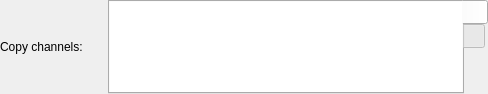
<?xml version="1.0" encoding="UTF-8"?>
<ui version="4.0">
 <class>CopyFilterGUI</class>
 <widget class="QWidget" name="CopyFilterGUI">
  <property name="geometry">
   <rect>
    <x>0</x>
    <y>0</y>
    <width>488</width>
    <height>94</height>
   </rect>
  </property>
  <property name="windowTitle">
   <string notr="true"/>
  </property>
  <layout class="QGridLayout" name="gridLayout">
   <property name="leftMargin">
    <number>0</number>
   </property>
   <property name="topMargin">
    <number>0</number>
   </property>
   <property name="rightMargin">
    <number>0</number>
   </property>
   <property name="bottomMargin">
    <number>0</number>
   </property>
   <property name="verticalSpacing">
    <number>0</number>
   </property>
   <item row="0" column="0">
    <widget class="QLabel" name="copyLabel">
     <property name="text">
      <string>Copy channels:</string>
     </property>
    </widget>
   </item>
   <item row="0" column="2">
    <widget class="QTabWidget" name="tabWidget">
     <property name="tabPosition">
      <enum>QTabWidget::East</enum>
     </property>
     <property name="currentIndex">
      <number>0</number>
     </property>
     <property name="elideMode">
      <enum>Qt::ElideRight</enum>
     </property>
     <property name="usesScrollButtons">
      <bool>false</bool>
     </property>
     <property name="documentMode">
      <bool>false</bool>
     </property>
     <widget class="QWidget" name="tab">
      <attribute name="icon">
       <iconset resource="../Editor.qrc">
        <normaloff>:/icons/applications-graphics-rotated.ico</normaloff>:/icons/applications-graphics-rotated.ico</iconset>
      </attribute>
      <attribute name="title">
       <string/>
      </attribute>
      <attribute name="toolTip">
       <string>Graph</string>
      </attribute>
      <layout class="QHBoxLayout" name="horizontalLayout">
       <property name="leftMargin">
        <number>0</number>
       </property>
       <property name="topMargin">
        <number>0</number>
       </property>
       <property name="rightMargin">
        <number>0</number>
       </property>
       <property name="bottomMargin">
        <number>0</number>
       </property>
       <item>
        <widget class="QGraphicsView" name="graphicsView">
         <property name="frameShape">
          <enum>QFrame::NoFrame</enum>
         </property>
         <property name="sizeAdjustPolicy">
          <enum>QAbstractScrollArea::AdjustToContents</enum>
         </property>
         <property name="alignment">
          <set>Qt::AlignLeading|Qt::AlignLeft|Qt::AlignVCenter</set>
         </property>
         <property name="renderHints">
          <set>QPainter::Antialiasing|QPainter::TextAntialiasing</set>
         </property>
         <property name="dragMode">
          <enum>QGraphicsView::RubberBandDrag</enum>
         </property>
        </widget>
       </item>
      </layout>
     </widget>
     <widget class="QWidget" name="tab_2">
      <attribute name="icon">
       <iconset resource="../Editor.qrc">
        <normaloff>:/icons/format-justify-fill-rotated.ico</normaloff>:/icons/format-justify-fill-rotated.ico</iconset>
      </attribute>
      <attribute name="title">
       <string/>
      </attribute>
      <attribute name="toolTip">
       <string>Assignments</string>
      </attribute>
      <layout class="QHBoxLayout" name="horizontalLayout_3">
       <property name="leftMargin">
        <number>0</number>
       </property>
       <property name="topMargin">
        <number>0</number>
       </property>
       <property name="rightMargin">
        <number>0</number>
       </property>
       <property name="bottomMargin">
        <number>0</number>
       </property>
       <item>
        <widget class="QScrollArea" name="scrollArea">
         <property name="frameShape">
          <enum>QFrame::NoFrame</enum>
         </property>
         <property name="verticalScrollBarPolicy">
          <enum>Qt::ScrollBarAlwaysOn</enum>
         </property>
         <property name="widgetResizable">
          <bool>true</bool>
         </property>
         <widget class="CopyFilterGUIForm" name="form">
          <property name="geometry">
           <rect>
            <x>0</x>
            <y>0</y>
            <width>380</width>
            <height>90</height>
           </rect>
          </property>
         </widget>
        </widget>
       </item>
      </layout>
     </widget>
    </widget>
   </item>
   <item row="1" column="0">
    <widget class="QLabel" name="spaceReserveLabel">
     <property name="maximumSize">
      <size>
       <width>16777215</width>
       <height>0</height>
      </size>
     </property>
     <property name="text">
      <string>Selected channels:</string>
     </property>
    </widget>
   </item>
  </layout>
 </widget>
 <customwidgets>
  <customwidget>
   <class>CopyFilterGUIForm</class>
   <extends>QWidget</extends>
   <header>CopyFilterGUIForm.h</header>
   <container>1</container>
  </customwidget>
 </customwidgets>
 <resources>
  <include location="../Editor.qrc"/>
 </resources>
 <connections/>
</ui>
